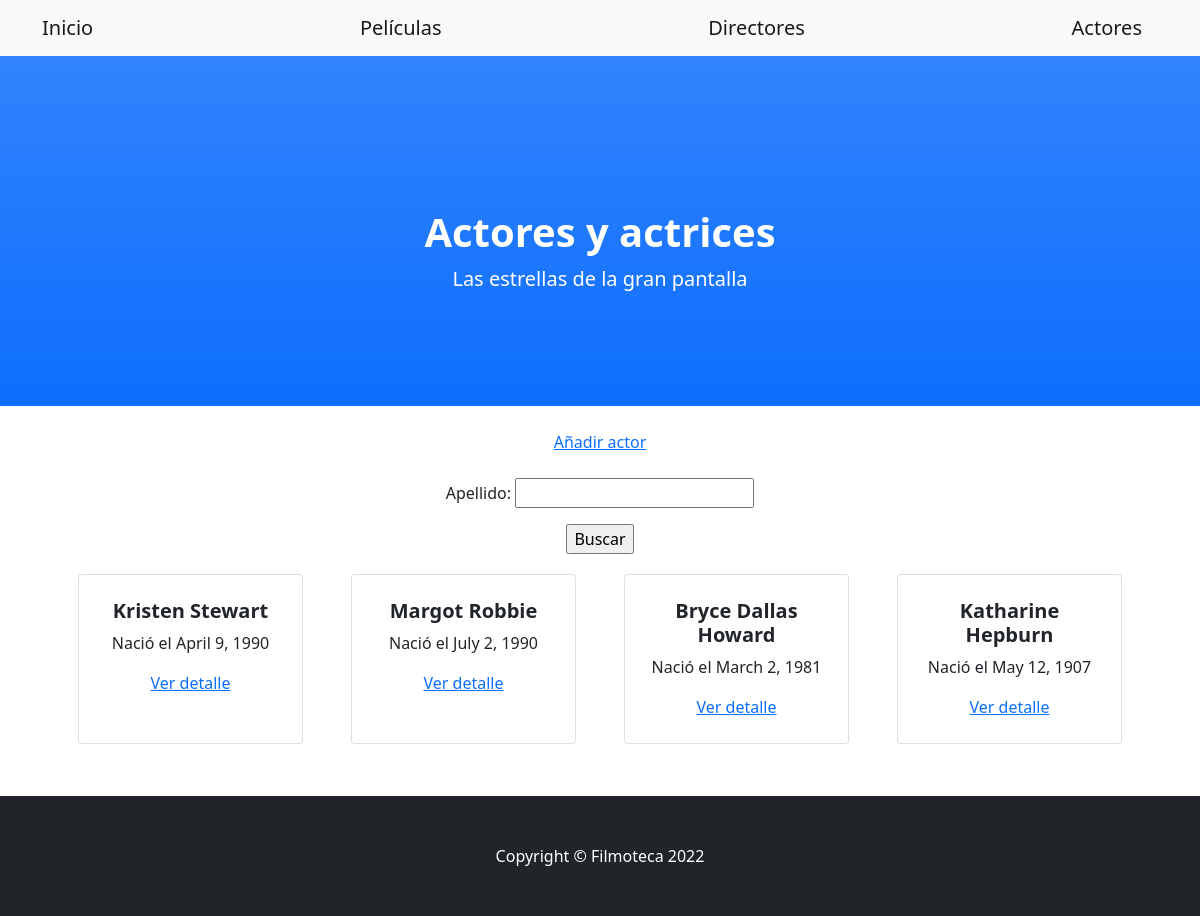
/actores/, run on an earlier commit of the app's database.
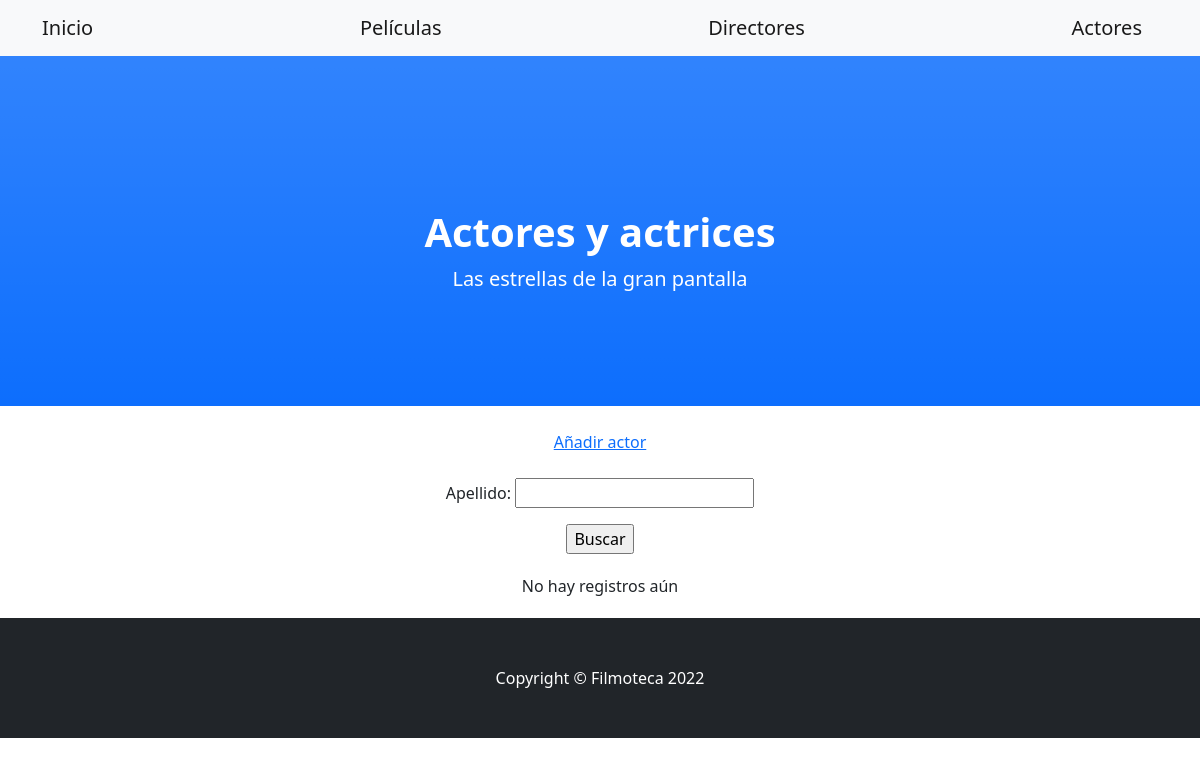
And on a later commit of the database.
### filmoteca/models.py (models this page shows, shortened)
class Actor(models.Model):
    nombre = models.CharField(max_length=20)
    apellido = models.CharField(max_length=30)
    fecha_nacimiento = models.DateField()
    pelicula_debut = models.CharField(max_length=60)
    esta_activo = models.BooleanField()
    foto = models.ImageField(upload_to="fotos_actores")
    creado = models.DateTimeField(auto_now_add=True)
    actualizado = models.DateTimeField(auto_now=True)

### filmoteca/views.py (the view)
# urls.py: path('actores/', ActorList.as_view(), name='actores'),
class ActorList(ListView):
    model = Actor
    template_name = "filmoteca/actor_list.html"

### filmoteca/templates/filmoteca/actor_list.html (shortened to what this page needs)
{% extends 'filmoteca/base_templates.html' %}
{% block header1 %}Actores y actrices{% endblock %}
{% block header2 %}Las estrellas de la gran pantalla{% endblock %}
{% block boton %}
    <center>
        <br>
        <a href="{% url 'actores_añadir' %}">Añadir actor</a>
    </center>
{% endblock boton %}
{% block buscador %}
    <form action="{% url 'actores_resultados' %}" method="GET">
        <br>
        <center>
            <p>
                Apellido:
                <input type="text" name="apellido">
            </p>
        <input type="submit" value="Buscar">
        </center>
    </form>
{% endblock buscador %}
{% block lista %}
    {% if object_list %}
    {% for actor in object_list %}
        <div class="col mb-5">
            <div class="card h-100">
                <div class="card-body p-4">
                    <div class="text-center">
                        <h5 class="fw-bolder">{{actor.nombre}} {{actor.apellido}}</h5>
                        <p>Nació el {{actor.fecha_nacimiento}}</p>
                        <a href="{% url 'actores_detail' actor.id %}">Ver detalle</a>
                    </div>
                </div>
            </div>
        </div>
    {% endfor %}
    {% else %}
        <br>
        <center>
            <p>No hay registros aún</p>
        </center>
    {% endif %}
{% endblock lista %}

What changed in the data, as far as the page shows it:
removed Actor: nombre "Kristen", apellido "Stewart", fecha_nacimiento "April 9, 1990"
removed Actor: nombre "Margot", apellido "Robbie", fecha_nacimiento "July 2, 1990"
removed Actor: nombre "Bryce Dallas", apellido "Howard", fecha_nacimiento "March 2, 1981"
removed Actor: nombre "Katharine", apellido "Hepburn", fecha_nacimiento "May 12, 1907"
Also different on the page:
text now shown: "No hay registros aún"
